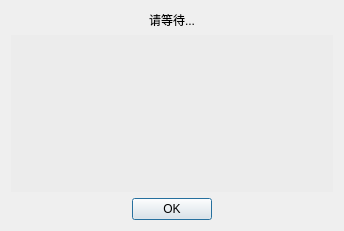
<?xml version="1.0" encoding="UTF-8"?>
<ui version="4.0">
 <class>Dialog</class>
 <widget class="QDialog" name="Dialog">
  <property name="geometry">
   <rect>
    <x>0</x>
    <y>0</y>
    <width>344</width>
    <height>231</height>
   </rect>
  </property>
  <property name="windowTitle">
   <string>Dialog</string>
  </property>
  <layout class="QVBoxLayout" name="verticalLayout">
   <item>
    <widget class="QLabel" name="label">
     <property name="styleSheet">
      <string notr="true">font: 24pt &quot;Heiti SC&quot;;
color: rgb(0, 0, 0);</string>
     </property>
     <property name="text">
      <string>请等待...</string>
     </property>
     <property name="alignment">
      <set>Qt::AlignCenter</set>
     </property>
    </widget>
   </item>
   <item>
    <widget class="QTextEdit" name="textEdit">
     <property name="styleSheet">
      <string notr="true">background-color: rgb(236, 236, 236);</string>
     </property>
     <property name="frameShape">
      <enum>QFrame::NoFrame</enum>
     </property>
     <property name="readOnly">
      <bool>true</bool>
     </property>
    </widget>
   </item>
   <item>
    <widget class="QDialogButtonBox" name="buttonBox">
     <property name="sizePolicy">
      <sizepolicy hsizetype="Expanding" vsizetype="Fixed">
       <horstretch>0</horstretch>
       <verstretch>0</verstretch>
      </sizepolicy>
     </property>
     <property name="layoutDirection">
      <enum>Qt::LeftToRight</enum>
     </property>
     <property name="standardButtons">
      <set>QDialogButtonBox::Ok</set>
     </property>
     <property name="centerButtons">
      <bool>true</bool>
     </property>
    </widget>
   </item>
  </layout>
 </widget>
 <resources/>
 <connections>
  <connection>
   <sender>buttonBox</sender>
   <signal>accepted()</signal>
   <receiver>Dialog</receiver>
   <slot>close()</slot>
   <hints>
    <hint type="sourcelabel">
     <x>165</x>
     <y>210</y>
    </hint>
    <hint type="destinationlabel">
     <x>277</x>
     <y>-13</y>
    </hint>
   </hints>
  </connection>
 </connections>
</ui>
